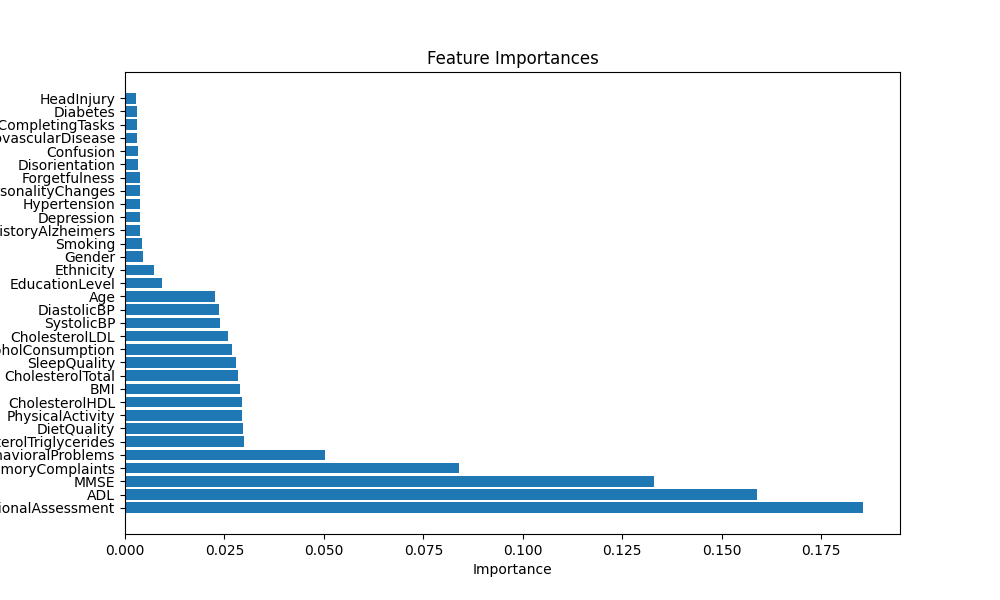

Here is the Python script that generated this plot:
from sklearn.ensemble import RandomForestClassifier
from data_extractor import PatientData
import pandas as pd
import matplotlib.pyplot as plt

# Load dataset
data = PatientData()


features = data.feature_names

# Train a RandomForestClassifier
clf = RandomForestClassifier(n_estimators=100)
clf.fit(data.X, data.y)

# Get feature importances
importances = clf.feature_importances_

# Create a DataFrame for better visualization
importance_df = pd.DataFrame({
    'Feature': features,
    'Importance': importances
}).sort_values(by='Importance', ascending=False)

print(importance_df)

# Plot feature importances
plt.figure(figsize=(10, 6))
plt.barh(importance_df['Feature'], importance_df['Importance'])
plt.xlabel('Importance')
plt.title('Feature Importances')
plt.savefig('feature_assessment.png')